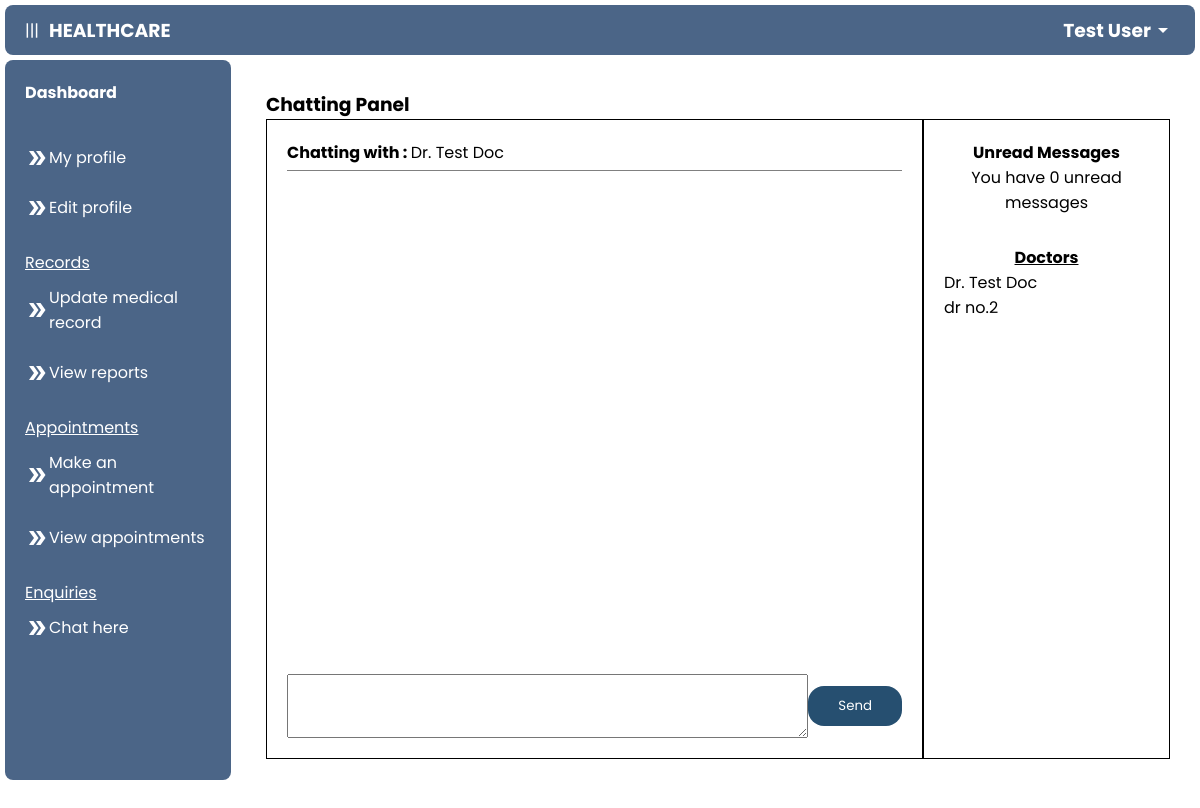
The page /patient/chat.php?did=Dr. Test Doc (signed in) on the database as committed earlier.
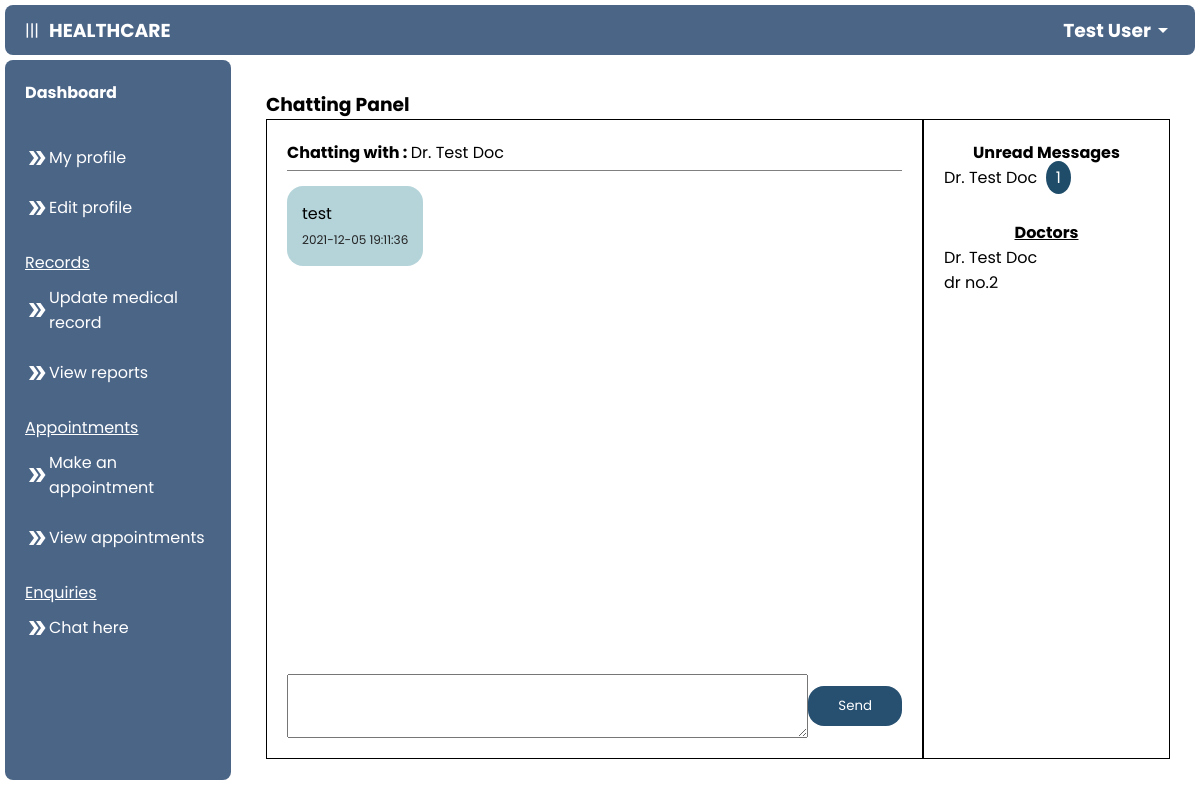
The same page on the database as committed later.
### tables this page shows
CREATE TABLE `doctor` (
  `d_id` int(100) NOT NULL,
  `name` varchar(255) NOT NULL,
  `email` varchar(255) NOT NULL,
  `password` varchar(255) NOT NULL,
  `specialization` varchar(255) NOT NULL,
  `fees` int(100) NOT NULL,
  `created_date` datetime NOT NULL DEFAULT CURRENT_TIMESTAMP
);

CREATE TABLE `chatting` (
  `id` int(255) NOT NULL,
  `date` datetime NOT NULL,
  `doctor` varchar(255) NOT NULL,
  `patient` varchar(255) NOT NULL,
  `msg` varchar(255) NOT NULL,
  `sender` varchar(255) NOT NULL,
  `status` varchar(255) NOT NULL
);

### patient/chat.php (the view, shortened to what this page needs)
<?php
include("../connect.php");
$did = $_GET["did"];
?>
<!DOCTYPE html>
<html lang="en">
<head>
    <link rel="stylesheet" href="../css/chat.css">
</head>
<body>
    <?php include('navigation.php'); ?>
    <main>
        <h3>Chatting Panel</h3>
        <div class="chat">
            <div class="left">
                <div class="top">
                    <p><strong>Chatting with : </strong><?php if (isset($_GET["did"])) {
                                                            echo $_GET["did"];
                                                        } else {
                                                            echo 'None';
                                                        } ?></p>
                </div>
                <div class="line"></div>
                <div class="view">
                    <?php
                    if (isset($_GET["did"])) {
                        $str = "Select * from chatting where doctor='$did' and patient='$name' order by id desc";
                        $result1 = mysqli_query($con, $str);
                        while ($row = mysqli_fetch_array($result1)) {
                            if ($row["sender"] == $did) {
                                echo '<div class="bubble" style="background-color: rgb(181, 212, 218); align-self: flex-start;">
                                <p>' . $row["msg"] . ' </p><span> ' . $row["date"] . '</span>
                                </div>';
                            } else {
                                echo '<div class="bubble" style="background-color: rgb(172, 228, 211); align-self: flex-end;">
                                <p>' . $row["msg"] . ' </p><span>  ' . $row["date"] . '</span>
                                </div>';
                            }
                        }
                        $upd = "Update chatting set status='read' where doctor='$did' and patient='$name' and sender='$did'";
                        mysqli_query($con, $upd);
                    }
                    ?>
                </div>
                <form class="post" action="chat1.php" method="POST">
                    <textarea name="msg" cols="100%" rows="2"></textarea>
                    <input type="submit" id="submit" value="Send">
                </form>
            </div>
            <div class="right">
                <p align="center"><strong>Unread Messages</strong></p>
                <?php
                $sql = "SELECT count(A.msg) as num, A.doctor from chatting as A, doctor as B where A.patient='$name' and A.status='unread' and A.sender=A.doctor and A.doctor=B.name group by A.doctor";
                $result = mysqli_query($con, $sql);
                $n = mysqli_num_rows($result);
                if ($n == 0) {
                    echo '<p align="center">You have 0 unread messages</p>';
                }
                while ($row = mysqli_fetch_array($result)) {
                    echo '<p><a href="chat.php?did=' . $row["doctor"] . '">' . $row["doctor"] .'&nbsp <span style="
                    background-color: rgb(30, 76, 105);
                    color: white;
                    border-radius: 50%;
                    padding: 5px 10px;
                    width: 50px;">'. $row["num"] . '<span></a></p>';
                }
                ?>
                <div class="name-list">
                    <p align="center"><u><strong>Doctors</strong></u></p>
                    <?php
                    $sql2 = "Select * from doctor";
                    $result2 = mysqli_query($con, $sql2);
                    while ($row2 = mysqli_fetch_array($result2)) {
                        echo '<p><a href="chat.php?did=' . $row2["name"] . '">' . $row2["name"];
                    }
                    ?>
                </div>
            </div>
        </div>
        </div>
</body>
</html>

Rows that differ between the two databases and show on the page:
added chatting: msg "test", date "2021-12-05 19:11:36"
Other text that changed with them:
new list line: "Dr. Test Doc 1"
text no longer shown: "You have 0 unread messages"
